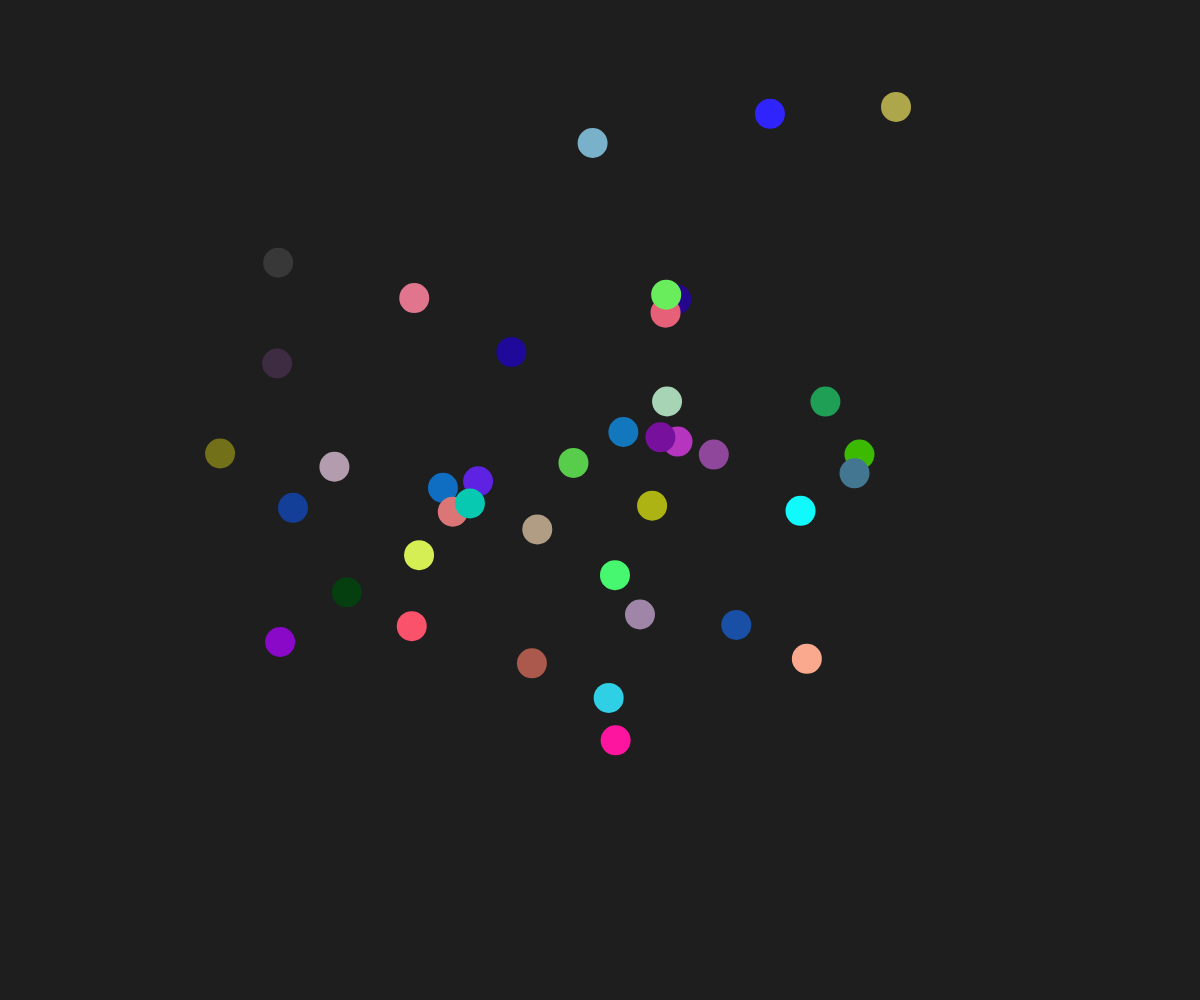
Frame 1 (no input)
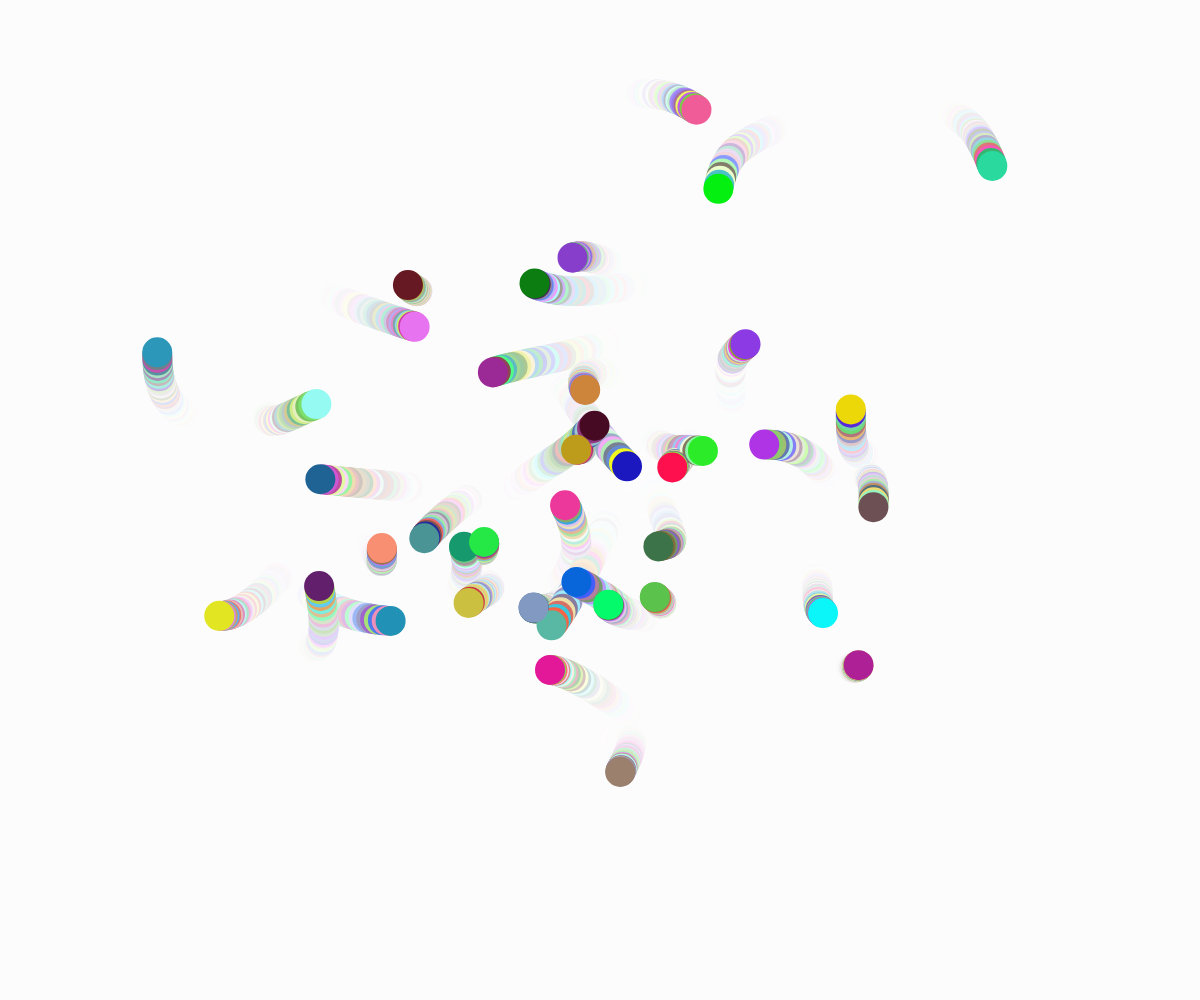
Frame 60 (no input)
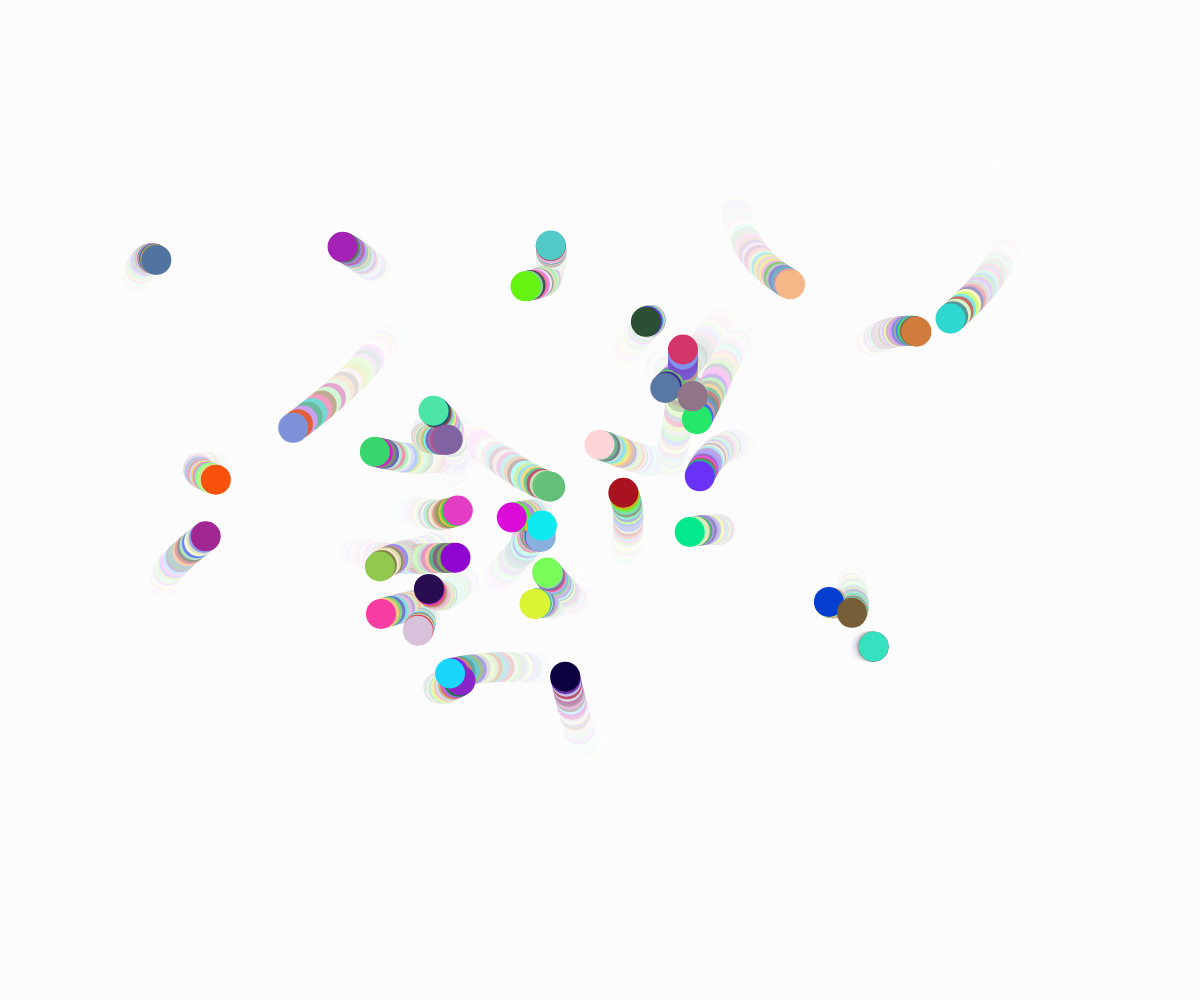
Frame 120 (the mouse pressed at the canvas centre since frame 60)

The p5.js sketch that drew these frames (run headless with seeded random() and noise() and a simulated clock; from frame 60 on, the mouse is pressed at the canvas centre):

// p5.js sketch
// ── sketch.js
let ball = [];

let n = 40;

var r; // variabili per avere i colori randomici delle palline
var g;
var b;
var a;

function setup() {
 createCanvas(windowWidth, windowHeight);
  noStroke();
  background(0);
  for (let i = 0; i < n; i++) {
   ball.push(new Ball());
  }
}

class Ball {
  constructor () {
    this.x = 0;
    this.y = 0;
    this.randomX = Math.random() * 100;
    this.randomY = Math.random() * 100;
  }
  
  update () {
   
      this.x = noise(this.randomX + millis() * 0.0002) * width;
      this.y = noise(this.randomY + millis() * 0.0002) * height;
    }
  
  
  draw () {
    //fill(255);
    fill( r, g, b ); // posso aggiungere l'alfa se voglio
    circle(this.x, this.y, 30); //dimensione palline
    
    r = random(255); // r is a random number between 0 - 255
    g = random(255); // g is a random number betwen 100 - 200
    b = random(255); // b is a random number between 0 - 100
    //a = random(200,255); // a is a random number between 200 - 255
  }
}


function draw() {
    fill(255, 255, 255, 30);
    rect(0, 0, width, height);

   ball.forEach((pallina) => {
    pallina.update();
    pallina.draw();

  });
}
function windowResized() {
  resizeCanvas(windowWidth, windowHeight);
}
